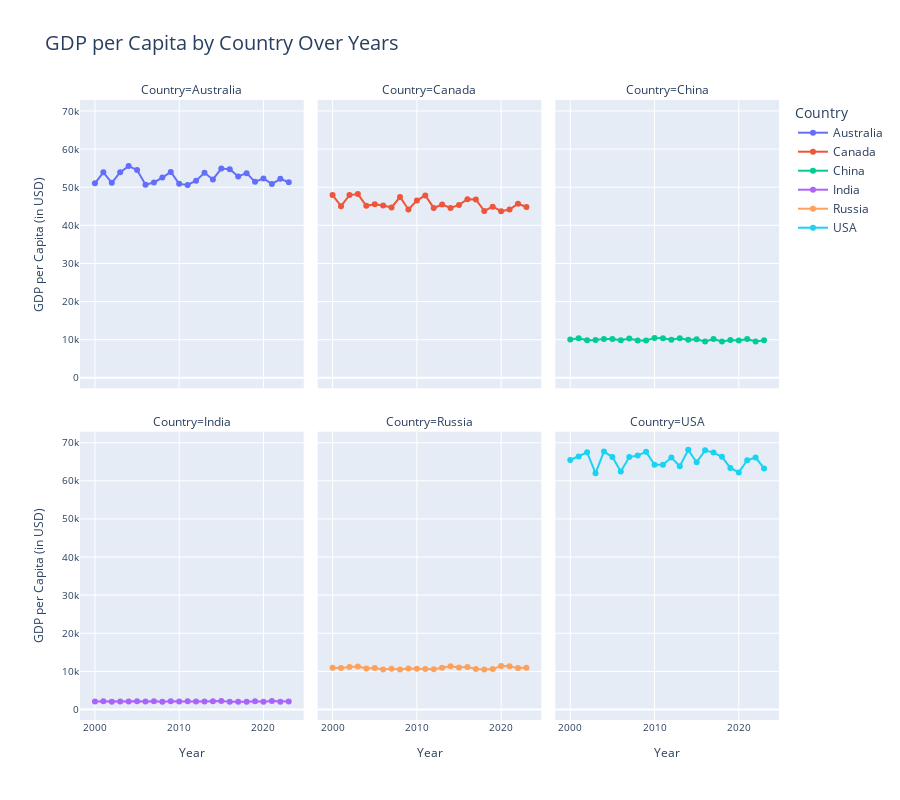

Here is the notebook cell this chart was saved with:
### Code cell
df_yearly_gdp = df.groupby(['Year', 'Country'], as_index=False)['GDP per Capita (in USD)'].mean()
fig_facet = px.line(df_yearly_gdp, 
                    x='Year', 
                    y='GDP per Capita (in USD)', 
                    color='Country', 
                    facet_col='Country',  
                    facet_col_wrap=3,  
                    title='GDP per Capita by Country Over Years',
                    markers=True)

fig_facet.update_layout(
    title_font=dict(size=20),  
    height=800,  
    xaxis_title='Year',
    yaxis_title='GDP per Capita (in USD)')
for axis in fig_facet.select_xaxes():
    axis.update(title_font=dict(size=12), tickfont=dict(size=10))  
for axis in fig_facet.select_yaxes():
    axis.update(title_font=dict(size=12), tickfont=dict(size=10))  

fig_facet.show()

### Figure 1 — Plotly figure (JSON) as saved in the notebook; plotly's stock layout.template omitted (floating-point values rounded to 4 significant figures)
{"data": [{"hovertemplate": "Country=Australia<br>Year=%{x}<br>GDP per Capita (in USD)=%{y}<extra></extra>", "legendgroup": "Australia", "line": {"color": "#636efa", "dash": "solid"}, "marker": {"symbol": "circle"}, "mode": "lines+markers", "name": "Australia", "orientation": "v", "showlegend": true, "type": "scatter", "x": [2000, 2001, 2002, 2003, 2004, 2005, 2006, 2007, 2008, 2009, 2010, 2011, 2012, 2013, 2014, 2015, 2016, 2017, 2018, 2019, 2020, 2021, 2022, 2023], "xaxis": "x4", "y": [51039, 53901, 51145, 53954, 55544, 54537, 50668, 51251, 52523, 54007, 50880, 50615, 51728, 53795, 52046, 54908, 54749, 52841, 53689, 51410, 52311, 50827, 52205, 51304], "yaxis": "y4"}, {"hovertemplate": "Country=Canada<br>Year=%{x}<br>GDP per Capita (in USD)=%{y}<extra></extra>", "legendgroup": "Canada", "line": {"color": "#EF553B", "dash": "solid"}, "marker": {"symbol": "circle"}, "mode": "lines+markers", "name": "Canada", "orientation": "v", "showlegend": true, "type": "scatter", "x": [2000, 2001, 2002, 2003, 2004, 2005, 2006, 2007, 2008, 2009, 2010, 2011, 2012, 2013, 2014, 2015, 2016, 2017, 2018, 2019, 2020, 2021, 2022, 2023], "xaxis": "x5", "y": [47932, 45034, 47932, 48208, 45126, 45540, 45218, 44712, 47426, 44160, 46506, 47840, 44574, 45448, 44574, 45356, 46874, 46782, 43792, 44896, 43700, 44160, 45678, 44804], "yaxis": "y5"}, {"hovertemplate": "Country=China<br>Year=%{x}<br>GDP per Capita (in USD)=%{y}<extra></extra>", "legendgroup": "China", "line": {"color": "#00cc96", "dash": "solid"}, "marker": {"symbol": "circle"}, "mode": "lines+markers", "name": "China", "orientation": "v", "showlegend": true, "type": "scatter", "x": [2000, 2001, 2002, 2003, 2004, 2005, 2006, 2007, 2008, 2009, 2010, 2011, 2012, 2013, 2014, 2015, 2016, 2017, 2018, 2019, 2020, 2021, 2022, 2023], "xaxis": "x6", "y": [10060, 10390, 9870, 9900, 10210, 10200, 9830, 10290, 9790, 9770, 10470, 10400, 9980, 10360, 9950, 10120, 9520, 10150, 9540, 9910, 9770, 10190, 9540, 9870], "yaxis": "y6"}, {"hovertemplate": "Country=India<br>Year=%{x}<br>GDP per Capita (in USD)=%{y}<extra></extra>", "legendgroup": "India", "line": {"color": "#ab63fa", "dash": "solid"}, "marker": {"symbol": "circle"}, "mode": "lines+markers", "name": "India", "orientation": "v", "showlegend": true, "type": "scatter", "x": [2000, 2001, 2002, 2003, 2004, 2005, 2006, 2007, 2008, 2009, 2010, 2011, 2012, 2013, 2014, 2015, 2016, 2017, 2018, 2019, 2020, 2021, 2022, 2023], "xaxis": "x", "y": [2102.0, 2136.0, 2010.0, 2129.0, 2081.0, 2163, 2077.0, 2180.0, 2018.0, 2190.0, 2083.0, 2159.0, 2127.0, 2106.0, 2163, 2203.0, 2062.0, 2016, 2024.0, 2146.0, 2058, 2199.0, 2037, 2071.0], "yaxis": "y"}, {"hovertemplate": "Country=Russia<br>Year=%{x}<br>GDP per Capita (in USD)=%{y}<extra></extra>", "legendgroup": "Russia", "line": {"color": "#FFA15A", "dash": "solid"}, "marker": {"symbol": "circle"}, "mode": "lines+markers", "name": "Russia", "orientation": "v", "showlegend": true, "type": "scatter", "x": [2000, 2001, 2002, 2003, 2004, 2005, 2006, 2007, 2008, 2009, 2010, 2011, 2012, 2013, 2014, 2015, 2016, 2017, 2018, 2019, 2020, 2021, 2022, 2023], "xaxis": "x2", "y": [10923, 10890, 11132, 11297, 10780, 10868, 10494, 10692, 10472, 10758, 10670, 10593, 10549, 10934, 11319, 11000, 11154, 10637, 10461, 10626, 11396, 11341, 10857, 10978], "yaxis": "y2"}, {"hovertemplate": "Country=USA<br>Year=%{x}<br>GDP per Capita (in USD)=%{y}<extra></extra>", "legendgroup": "USA", "line": {"color": "#19d3f3", "dash": "solid"}, "marker": {"symbol": "circle"}, "mode": "lines+markers", "name": "USA", "orientation": "v", "showlegend": true, "type": "scatter", "x": [2000, 2001, 2002, 2003, 2004, 2005, 2006, 2007, 2008, 2009, 2010, 2011, 2012, 2013, 2014, 2015, 2016, 2017, 2018, 2019, 2020, 2021, 2022, 2023], "xaxis": "x3", "y": [65455, 66365, 67470, 62010, 67665, 66235, 62465, 66235, 66625, 67600, 64220, 64220, 66105, 63830, 68120, 64870, 67990, 67405, 66300, 63375, 62205, 65390, 66105, 63245], "yaxis": "y3"}], "layout": {"annotations": [{"font": {}, "showarrow": false, "text": "Country=India", "x": 0.16, "xanchor": "center", "xref": "paper", "y": 0.465, "yanchor": "bottom", "yref": "paper"}, {"font": {}, "showarrow": false, "text": "Country=Russia", "x": 0.5, "xanchor": "center", "xref": "paper", "y": 0.465, "yanchor": "bottom", "yref": "paper"}, {"font": {}, "showarrow": false, "text": "Country=USA", "x": 0.84, "xanchor": "center", "xref": "paper", "y": 0.465, "yanchor": "bottom", "yref": "paper"}, {"font": {}, "showarrow": false, "text": "Country=Australia", "x": 0.16, "xanchor": "center", "xref": "paper", "y": 1.0, "yanchor": "bottom", "yref": "paper"}, {"font": {}, "showarrow": false, "text": "Country=Canada", "x": 0.5, "xanchor": "center", "xref": "paper", "y": 1.0, "yanchor": "bottom", "yref": "paper"}, {"font": {}, "showarrow": false, "text": "Country=China", "x": 0.84, "xanchor": "center", "xref": "paper", "y": 1.0, "yanchor": "bottom", "yref": "paper"}], "height": 800, "legend": {"title": {"text": "Country"}, "tracegroupgap": 0}, "title": {"font": {"size": 20}, "text": "GDP per Capita by Country Over Years"}, "xaxis": {"anchor": "y", "domain": [0, 0.32], "tickfont": {"size": 10}, "title": {"font": {"size": 12}, "text": "Year"}}, "xaxis2": {"anchor": "y2", "domain": [0.34, 0.66], "matches": "x", "tickfont": {"size": 10}, "title": {"font": {"size": 12}, "text": "Year"}}, "xaxis3": {"anchor": "y3", "domain": [0.68, 1.0], "matches": "x", "tickfont": {"size": 10}, "title": {"font": {"size": 12}, "text": "Year"}}, "xaxis4": {"anchor": "y4", "domain": [0, 0.32], "matches": "x", "showticklabels": false, "tickfont": {"size": 10}, "title": {"font": {"size": 12}}}, "xaxis5": {"anchor": "y5", "domain": [0.34, 0.66], "matches": "x", "showticklabels": false, "tickfont": {"size": 10}, "title": {"font": {"size": 12}}}, "xaxis6": {"anchor": "y6", "domain": [0.68, 1.0], "matches": "x", "showticklabels": false, "tickfont": {"size": 10}, "title": {"font": {"size": 12}}}, "yaxis": {"anchor": "x", "domain": [0, 0.465], "tickfont": {"size": 10}, "title": {"font": {"size": 12}, "text": "GDP per Capita (in USD)"}}, "yaxis2": {"anchor": "x2", "domain": [0, 0.465], "matches": "y", "showticklabels": false, "tickfont": {"size": 10}, "title": {"font": {"size": 12}}}, "yaxis3": {"anchor": "x3", "domain": [0, 0.465], "matches": "y", "showticklabels": false, "tickfont": {"size": 10}, "title": {"font": {"size": 12}}}, "yaxis4": {"anchor": "x4", "domain": [0.535, 1.0], "matches": "y", "tickfont": {"size": 10}, "title": {"font": {"size": 12}, "text": "GDP per Capita (in USD)"}}, "yaxis5": {"anchor": "x5", "domain": [0.535, 1.0], "matches": "y", "showticklabels": false, "tickfont": {"size": 10}, "title": {"font": {"size": 12}}}, "yaxis6": {"anchor": "x6", "domain": [0.535, 1.0], "matches": "y", "showticklabels": false, "tickfont": {"size": 10}, "title": {"font": {"size": 12}}}}}
